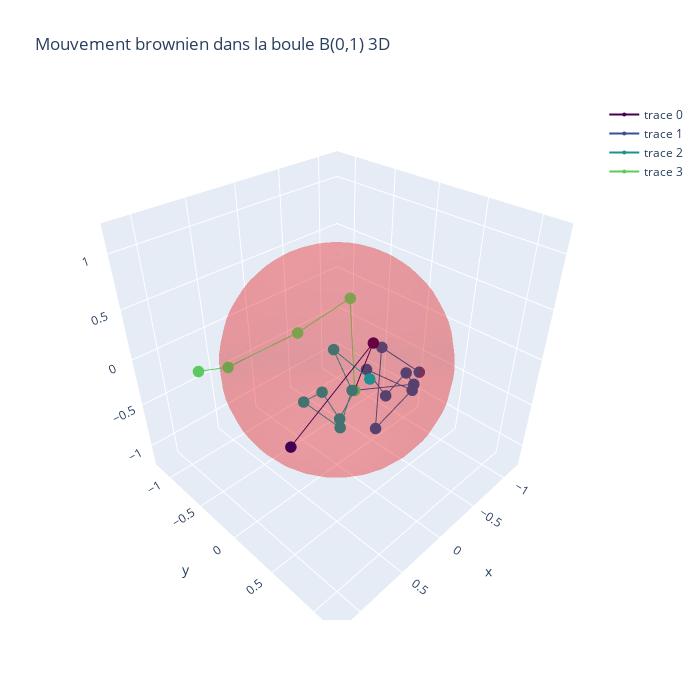

The notebook cell this image was saved under:
### Markdown cell above
# OPTIONAL WITH PLOTLY

### Code cell
fig = go.Figure()


for traj_idx, traj in enumerate(data):
    steps = np.arange(len(traj))
    fig.add_trace(go.Scatter3d(
        x=traj[:,0],
        y=traj[:,1],
        z=traj[:,2],
        mode='markers+lines',
        marker=dict(size=4, color=colors_plotly[traj_idx]),
        line=dict(color=colors_plotly[traj_idx]),
        text=[f"Step {s}" for s in steps],
        hoverinfo='text'
    ))


phi, theta = np.mgrid[0:np.pi:30j, 0:2*np.pi:30j]
x_sphere = np.sin(phi) * np.cos(theta)
y_sphere = np.sin(phi) * np.sin(theta)
z_sphere = np.cos(phi)

fig.add_trace(go.Surface(
    x=x_sphere,
    y=y_sphere,
    z=z_sphere,
    opacity=0.2,
    colorscale=[[0, 'red'], [1, 'red']],
    showscale=False,
    name='Boule unité'
))

fig.update_layout(
    width=700,
    height=700,
    scene=dict(
        xaxis=dict(range=[-1.25,1.25]),
        yaxis=dict(range=[-1.25,1.25]),
        zaxis=dict(range=[-1.25,1.25]),
        aspectmode='cube'
    ),
    title="Mouvement brownien dans la boule B(0,1) 3D"
)
fig.show()

### Figure 1 — Plotly figure (JSON) as saved in the notebook; plotly's stock layout.template omitted (floating-point values rounded to 4 significant figures; data arrays with more than 128 entries replaced by an {"elided": "..."} marker saying what was removed)
{"data": [{"hoverinfo": "text", "line": {"color": "rgba(68,1,84,1.0)"}, "marker": {"color": "rgba(68,1,84,1.0)", "size": 4}, "mode": "markers+lines", "text": ["Step 0", "Step 1", "Step 2"], "type": "scatter3d", "x": [0.2, 0.2991, 1.221], "y": [0.4, 0.665, 0.7961], "z": [0.0, 0.6314, 0.3185]}, {"hoverinfo": "text", "line": {"color": "rgba(58,82,139,1.0)"}, "marker": {"color": "rgba(58,82,139,1.0)", "size": 4}, "mode": "markers+lines", "text": ["Step 0", "Step 1", "Step 2", "Step 3", "Step 4", "Step 5", "Step 6", "Step 7", "Step 8"], "type": "scatter3d", "x": [0.2, -0.4742, -0.6056, -0.2685, -0.596, -0.613, -0.3022, -0.6074, -0.8671], "y": [0.4, 0.4847, 0.2911, 0.3408, -0.1888, 0.3702, 0.2124, -0.01698, 0.2482], "z": [0.0, -0.2571, -0.3016, -0.3518, -0.5055, -0.4643, -0.8391, -0.166, -0.4515]}, {"hoverinfo": "text", "line": {"color": "rgba(32,144,140,1.0)"}, "marker": {"color": "rgba(32,144,140,1.0)", "size": 4}, "mode": "markers+lines", "text": ["Step 0", "Step 1", "Step 2", "Step 3", "Step 4", "Step 5", "Step 6", "Step 7"], "type": "scatter3d", "x": [0.2, 0.4946, 0.4817, 0.3378, 0.3924, 0.3549, 0.4243, 0.5598], "y": [0.4, 0.5217, 0.3147, -0.0729, 0.4265, 0.5168, 0.3869, 0.8725], "z": [0.0, -0.04953, 0.09153, -0.3126, -0.262, 0.151, 0.5008, 0.5588]}, {"hoverinfo": "text", "line": {"color": "rgba(94,201,97,1.0)"}, "marker": {"color": "rgba(94,201,97,1.0)", "size": 4}, "mode": "markers+lines", "text": ["Step 0", "Step 1", "Step 2", "Step 3", "Step 4"], "type": "scatter3d", "x": [0.2, -0.1872, 0.3579, 0.82, 1.023], "y": [0.4, -0.03265, -0.08942, -0.4395, -0.5643], "z": [0.0, 0.5221, 0.4009, 0.118, 0.1163]}, {"colorscale": [[0, "red"], [1, "red"]], "name": "Boule unité", "opacity": 0.2, "showscale": false, "type": "surface", "x": {"elided": "30x30 float values"}, "y": {"elided": "30x30 float values"}, "z": {"elided": "30x30 float values"}}], "layout": {"height": 700, "scene": {"aspectmode": "cube", "xaxis": {"range": [-1.25, 1.25]}, "yaxis": {"range": [-1.25, 1.25]}, "zaxis": {"range": [-1.25, 1.25]}}, "title": {"text": "Mouvement brownien dans la boule B(0,1) 3D"}, "width": 700}}
